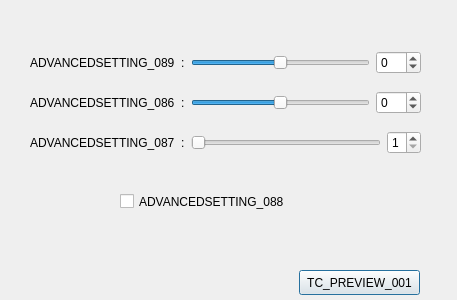
<?xml version="1.0" encoding="UTF-8"?>
<ui version="4.0">
 <class>TextEnhanceSettingDialog</class>
 <widget class="QDialog" name="TextEnhanceSettingDialog">
  <property name="geometry">
   <rect>
    <x>0</x>
    <y>0</y>
    <width>457</width>
    <height>300</height>
   </rect>
  </property>
  <property name="windowTitle">
   <string>ADVANCEDSETTING_084</string>
  </property>
  <widget class="QWidget" name="layoutWidget">
   <property name="geometry">
    <rect>
     <x>30</x>
     <y>50</y>
     <width>391</width>
     <height>25</height>
    </rect>
   </property>
   <layout class="QHBoxLayout" name="textEnhanceSensitivity_horizontalLayout">
    <item>
     <widget class="QLabel" name="textEnhanceSensitivity_label">
      <property name="text">
       <string>ADVANCEDSETTING_089</string>
      </property>
     </widget>
    </item>
    <item>
     <widget class="QLabel" name="textEnhanceSensitivity_colon_label">
      <property name="enabled">
       <bool>true</bool>
      </property>
      <property name="text">
       <string notr="true">:</string>
      </property>
     </widget>
    </item>
    <item>
     <widget class="ThresholdSlider" name="textEnhanceSensitivity_hSlider">
      <property name="cursor">
       <cursorShape>ArrowCursor</cursorShape>
      </property>
      <property name="toolTip">
       <string>ADVANCEDSETTING_077</string>
      </property>
      <property name="minimum">
       <number>-50</number>
      </property>
      <property name="maximum">
       <number>50</number>
      </property>
      <property name="pageStep">
       <number>1</number>
      </property>
      <property name="value">
       <number>0</number>
      </property>
      <property name="orientation">
       <enum>Qt::Horizontal</enum>
      </property>
     </widget>
    </item>
    <item>
     <widget class="QSpinBox" name="textEnhanceSensitivity_spinBox">
      <property name="minimum">
       <number>-50</number>
      </property>
      <property name="maximum">
       <number>50</number>
      </property>
      <property name="value">
       <number>0</number>
      </property>
      <property name="displayIntegerBase">
       <number>10</number>
      </property>
     </widget>
    </item>
   </layout>
  </widget>
  <widget class="QWidget" name="layoutWidget_2">
   <property name="geometry">
    <rect>
     <x>30</x>
     <y>90</y>
     <width>391</width>
     <height>25</height>
    </rect>
   </property>
   <layout class="QHBoxLayout" name="thresholdAdjustment_horizontalLayout">
    <item>
     <widget class="QLabel" name="thresholdAdjustment_label">
      <property name="text">
       <string>ADVANCEDSETTING_086</string>
      </property>
     </widget>
    </item>
    <item>
     <widget class="QLabel" name="thresholdAdjustment_colon_label">
      <property name="enabled">
       <bool>true</bool>
      </property>
      <property name="text">
       <string notr="true">:</string>
      </property>
     </widget>
    </item>
    <item>
     <widget class="ThresholdSlider" name="thresholdAdjustment_hSlider">
      <property name="cursor">
       <cursorShape>ArrowCursor</cursorShape>
      </property>
      <property name="toolTip">
       <string>ADVANCEDSETTING_077</string>
      </property>
      <property name="minimum">
       <number>-50</number>
      </property>
      <property name="maximum">
       <number>50</number>
      </property>
      <property name="pageStep">
       <number>1</number>
      </property>
      <property name="value">
       <number>0</number>
      </property>
      <property name="orientation">
       <enum>Qt::Horizontal</enum>
      </property>
     </widget>
    </item>
    <item>
     <widget class="QSpinBox" name="thresholdAdjustment_spinBox">
      <property name="minimum">
       <number>-50</number>
      </property>
      <property name="maximum">
       <number>50</number>
      </property>
      <property name="value">
       <number>0</number>
      </property>
      <property name="displayIntegerBase">
       <number>10</number>
      </property>
     </widget>
    </item>
   </layout>
  </widget>
  <widget class="QWidget" name="layoutWidget_3">
   <property name="geometry">
    <rect>
     <x>30</x>
     <y>130</y>
     <width>391</width>
     <height>25</height>
    </rect>
   </property>
   <layout class="QHBoxLayout" name="textEnhanceNoiseReductionLevel_horizontalLayout">
    <item>
     <widget class="QLabel" name="textEnhanceNoiseReductionLevel_label">
      <property name="text">
       <string>ADVANCEDSETTING_087</string>
      </property>
     </widget>
    </item>
    <item>
     <widget class="QLabel" name="textEnhanceNoiseReductionLevel_colon_label">
      <property name="enabled">
       <bool>true</bool>
      </property>
      <property name="text">
       <string notr="true">:</string>
      </property>
     </widget>
    </item>
    <item>
     <widget class="ThresholdSlider" name="textEnhanceNoiseReductionLevel_hSlider">
      <property name="cursor">
       <cursorShape>ArrowCursor</cursorShape>
      </property>
      <property name="toolTip">
       <string>ADVANCEDSETTING_077</string>
      </property>
      <property name="minimum">
       <number>1</number>
      </property>
      <property name="maximum">
       <number>5</number>
      </property>
      <property name="pageStep">
       <number>1</number>
      </property>
      <property name="value">
       <number>1</number>
      </property>
      <property name="orientation">
       <enum>Qt::Horizontal</enum>
      </property>
     </widget>
    </item>
    <item>
     <widget class="QSpinBox" name="textEnhanceNoiseReductionLevel_spinBox">
      <property name="minimum">
       <number>1</number>
      </property>
      <property name="maximum">
       <number>5</number>
      </property>
      <property name="value">
       <number>1</number>
      </property>
      <property name="displayIntegerBase">
       <number>10</number>
      </property>
     </widget>
    </item>
   </layout>
  </widget>
  <widget class="QCheckBox" name="textEnhancePaperCreaseReduction_checkBox">
   <property name="geometry">
    <rect>
     <x>120</x>
     <y>190</y>
     <width>301</width>
     <height>23</height>
    </rect>
   </property>
   <property name="text">
    <string>ADVANCEDSETTING_088</string>
   </property>
  </widget>
  <widget class="QPushButton" name="Close_pushButton">
   <property name="geometry">
    <rect>
     <x>299</x>
     <y>270</y>
     <width>121</width>
     <height>25</height>
    </rect>
   </property>
   <property name="text">
    <string>TC_PREVIEW_001</string>
   </property>
  </widget>
 </widget>
 <customwidgets>
  <customwidget>
   <class>ThresholdSlider</class>
   <extends>QSlider</extends>
   <header>thresholdslider.h</header>
  </customwidget>
 </customwidgets>
 <resources/>
 <connections>
  <connection>
   <sender>textEnhanceSensitivity_spinBox</sender>
   <signal>valueChanged(int)</signal>
   <receiver>textEnhanceSensitivity_hSlider</receiver>
   <slot>setValue(int)</slot>
   <hints>
    <hint type="sourcelabel">
     <x>394</x>
     <y>62</y>
    </hint>
    <hint type="destinationlabel">
     <x>228</x>
     <y>62</y>
    </hint>
   </hints>
  </connection>
  <connection>
   <sender>textEnhanceSensitivity_hSlider</sender>
   <signal>valueChanged(int)</signal>
   <receiver>textEnhanceSensitivity_spinBox</receiver>
   <slot>setValue(int)</slot>
   <hints>
    <hint type="sourcelabel">
     <x>228</x>
     <y>62</y>
    </hint>
    <hint type="destinationlabel">
     <x>394</x>
     <y>62</y>
    </hint>
   </hints>
  </connection>
  <connection>
   <sender>textEnhanceSensitivity_hSlider</sender>
   <signal>valueChanged(int)</signal>
   <receiver>TextEnhanceSettingDialog</receiver>
   <slot>onValueChanged(int)</slot>
   <hints>
    <hint type="sourcelabel">
     <x>228</x>
     <y>62</y>
    </hint>
    <hint type="destinationlabel">
     <x>228</x>
     <y>149</y>
    </hint>
   </hints>
  </connection>
  <connection>
   <sender>Close_pushButton</sender>
   <signal>clicked()</signal>
   <receiver>TextEnhanceSettingDialog</receiver>
   <slot>reject()</slot>
   <hints>
    <hint type="sourcelabel">
     <x>379</x>
     <y>279</y>
    </hint>
    <hint type="destinationlabel">
     <x>228</x>
     <y>149</y>
    </hint>
   </hints>
  </connection>
  <connection>
   <sender>thresholdAdjustment_spinBox</sender>
   <signal>valueChanged(int)</signal>
   <receiver>thresholdAdjustment_hSlider</receiver>
   <slot>setValue(int)</slot>
   <hints>
    <hint type="sourcelabel">
     <x>394</x>
     <y>102</y>
    </hint>
    <hint type="destinationlabel">
     <x>226</x>
     <y>102</y>
    </hint>
   </hints>
  </connection>
  <connection>
   <sender>thresholdAdjustment_hSlider</sender>
   <signal>valueChanged(int)</signal>
   <receiver>thresholdAdjustment_spinBox</receiver>
   <slot>setValue(int)</slot>
   <hints>
    <hint type="sourcelabel">
     <x>226</x>
     <y>102</y>
    </hint>
    <hint type="destinationlabel">
     <x>394</x>
     <y>102</y>
    </hint>
   </hints>
  </connection>
  <connection>
   <sender>thresholdAdjustment_hSlider</sender>
   <signal>valueChanged(int)</signal>
   <receiver>TextEnhanceSettingDialog</receiver>
   <slot>onValueChanged(int)</slot>
   <hints>
    <hint type="sourcelabel">
     <x>226</x>
     <y>102</y>
    </hint>
    <hint type="destinationlabel">
     <x>228</x>
     <y>149</y>
    </hint>
   </hints>
  </connection>
  <connection>
   <sender>textEnhanceNoiseReductionLevel_spinBox</sender>
   <signal>valueChanged(int)</signal>
   <receiver>textEnhanceNoiseReductionLevel_hSlider</receiver>
   <slot>setValue(int)</slot>
   <hints>
    <hint type="sourcelabel">
     <x>400</x>
     <y>142</y>
    </hint>
    <hint type="destinationlabel">
     <x>253</x>
     <y>142</y>
    </hint>
   </hints>
  </connection>
  <connection>
   <sender>textEnhanceNoiseReductionLevel_hSlider</sender>
   <signal>valueChanged(int)</signal>
   <receiver>textEnhanceNoiseReductionLevel_spinBox</receiver>
   <slot>setValue(int)</slot>
   <hints>
    <hint type="sourcelabel">
     <x>253</x>
     <y>142</y>
    </hint>
    <hint type="destinationlabel">
     <x>400</x>
     <y>142</y>
    </hint>
   </hints>
  </connection>
  <connection>
   <sender>textEnhanceNoiseReductionLevel_hSlider</sender>
   <signal>valueChanged(int)</signal>
   <receiver>TextEnhanceSettingDialog</receiver>
   <slot>onValueChanged(int)</slot>
   <hints>
    <hint type="sourcelabel">
     <x>253</x>
     <y>142</y>
    </hint>
    <hint type="destinationlabel">
     <x>228</x>
     <y>149</y>
    </hint>
   </hints>
  </connection>
 </connections>
 <slots>
  <slot>onValueChanged(int)</slot>
 </slots>
</ui>
